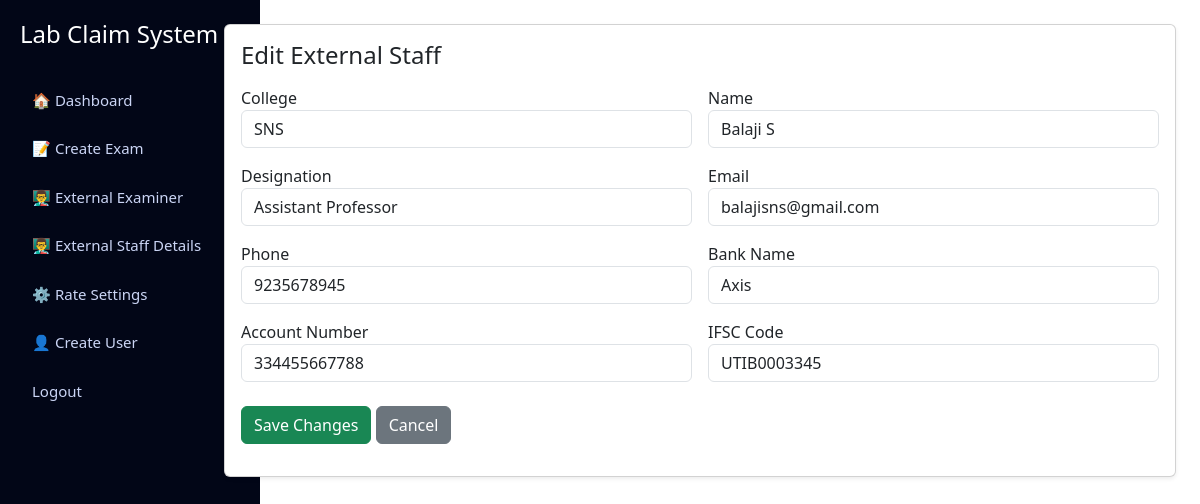
Screenshot of /admin/external_staff_edit.php?id=35 (signed in) with the database file from the repository.
### tables this page shows
CREATE TABLE IF NOT EXISTS `external_staff` (
  `id` int NOT NULL AUTO_INCREMENT,
  `name` varchar(100) DEFAULT NULL,
  `designation` varchar(100) DEFAULT NULL,
  `college_name` varchar(150) DEFAULT NULL,
  `email` varchar(100) DEFAULT NULL,
  `phone` varchar(20) DEFAULT NULL,
  `address` text,
  `bank_account` varchar(50) DEFAULT NULL,
  `ifsc_code` varchar(20) DEFAULT NULL,
  `created_at` timestamp NULL DEFAULT CURRENT_TIMESTAMP,
  `bank_name` varchar(100) DEFAULT NULL,
  `branch_name` varchar(100) DEFAULT NULL,
  `status` enum('active','disabled') DEFAULT 'active',
  PRIMARY KEY (`id`)
);

### admin/external_staff_edit.php (the view, shortened to what this page needs)
<?php
require '../config/db.php';
$id = isset($_GET['id']) ? (int)$_GET['id'] : 0;
$stmt = $conn->prepare("SELECT * FROM external_staff WHERE id=?");
$stmt->bind_param("i", $id);
$stmt->execute();
$result = $stmt->get_result();
$staff = $result->fetch_assoc();
include 'admin_sidebar.php';
?>
<!DOCTYPE html>
<html>
<head>
<link href="https://cdn.jsdelivr.net/npm/bootstrap@5.3.2/dist/css/bootstrap.min.css" rel="stylesheet">
</head>
<body>
<div class="container-fluid">
  <div class="row">
    <div class="col-md-10 ms-auto p-4">
      <div class="card shadow-sm">
        <div class="card-body">
          <h4 class="mb-3">Edit External Staff</h4>
          <form method="post" onsubmit="return confirmSave()">
            <div class="row g-3">
              <div class="col-md-6">
                <label>College</label>
                <input class="form-control"
                       value="<?= htmlspecialchars($staff['college_name']) ?>" readonly>
              </div>
              <div class="col-md-6">
                <label>Name</label>
                <input name="name" class="form-control"
                       value="<?= htmlspecialchars($staff['name']) ?>" required>
              </div>
              <div class="col-md-6">
                <label>Designation</label>
                <input name="designation" class="form-control"
                       value="<?= htmlspecialchars($staff['designation']) ?>">
              </div>
              <div class="col-md-6">
                <label>Email</label>
                <input name="email" class="form-control"
                       value="<?= htmlspecialchars($staff['email']) ?>">
              </div>
              <div class="col-md-6">
                <label>Phone</label>
                <input name="phone" class="form-control"
                       value="<?= htmlspecialchars($staff['phone']) ?>">
              </div>
              <div class="col-md-6">
                <label>Bank Name</label>
                <input name="bank_name" class="form-control"
                       value="<?= htmlspecialchars($staff['bank_name']) ?>">
              </div>
              <div class="col-md-6">
                <label>Account Number</label>
                <input name="bank_account" class="form-control"
                       value="<?= htmlspecialchars($staff['bank_account']) ?>">
              </div>
              <div class="col-md-6">
                <label>IFSC Code</label>
                <input name="ifsc_code" class="form-control"
                       value="<?= htmlspecialchars($staff['ifsc_code']) ?>">
              </div>
            </div>
            <div class="mt-4">
              <button class="btn btn-success">Save Changes</button>
              <a href="external_staff_list.php"
                 class="btn btn-secondary">Cancel</a>
            </div>
          </form>
        </div>
      </div>
    </div>
  </div>
</div>
</body>
</html>

### admin/admin_sidebar.php (style rules this page uses)
body { margin: 0; font-family: 'Segoe UI', sans-serif; background: #f1f5f9; }
.card { border-radius: 14px; border: none; }

### rows the page displays
external_staff: college_name "SNS", name "Balaji S", designation "Assistant Professor", email "balajisns@gmail.com", phone "9235678945", bank_name "Axis", bank_account "334455667788", ifsc_code "UTIB0003345"
